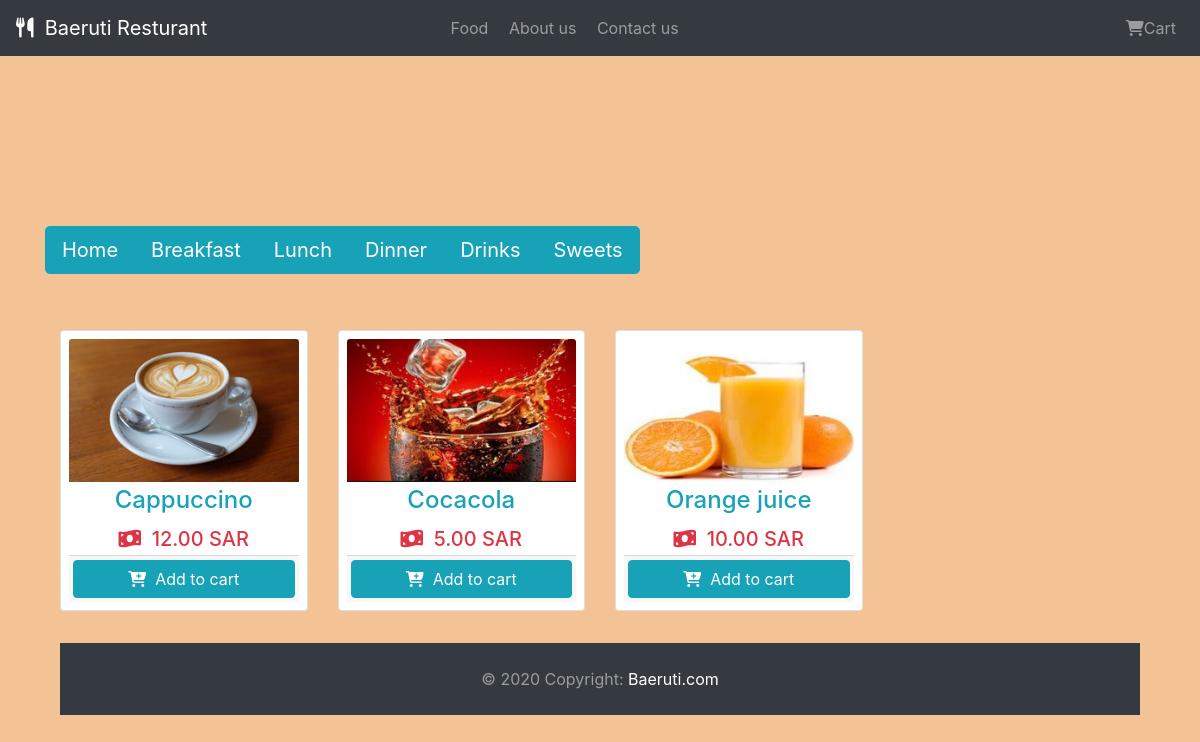
Screenshot of /Drinks.php with the database file from the repository.
### tables this page shows
CREATE TABLE `items` (
  `iid` int(11) NOT NULL,
  `iname` varchar(100) NOT NULL,
  `iimg` varchar(200) NOT NULL,
  `iprice` int(11) NOT NULL,
  `icat` int(11) NOT NULL,
  `icode` varchar(10) NOT NULL
);

### Drinks.php (the view, shortened to what this page needs)
<?php
include_once('base.php')
 ?>
<!DOCTYPE html>
<html lang="en">
<head>
</head>
<body>
  <div class="container">
  <div class="row mt-2 pb-3">
      <?php
      include 'config.php';
      $stmt = $conn->prepare("SELECT * FROM items WHERE icat=4");
      $stmt->execute();
      $result = $stmt->get_result();
      while ($row = $result->fetch_assoc()) :
      ?>
        <div class="col-lg-3 col-sm-6 col-md-4 mb-2">
          <div class="card-deck">
            <div class="card p-2 border-secodary mb-2">
              <img src="<?= $row['iimg'] ?>" class="card-img-top img-fluid">
              <div class="card-body p-1">
                <h4 class="card-title text-center text-info"><?= $row['iname'] ?><h4>
                    <h5 class="card-text text-center text-danger"><i class="fas fa-money-bill-wave"></i>&nbsp;&nbsp;<?= number_format($row['iprice'], 2) ?> SAR</h5>
              </div>
              <div class="card-footer p-1">
                <form action="" class="form-submit">
                  <button class="btn btn-info btn-block addItemBtn"><i class="fas fa-cart-plus"></i>&nbsp;&nbsp;Add to cart</button>
                </form>
              </div>
            </div>
          </div>
        </div>
      <?php endwhile; ?>
    </div>
            <footer id="sticky-footer" class="py-4 bg-dark text-white-50">
    <div class="container text-center">
    © 2020 Copyright:
  <a href="http://localhost/cs314project/">Baeruti.com</a>
    </div>
  </footer>
  </div>
</body>
</html>

### css/Aghiad.css (style rules this page uses)
.indexBody { background-color: rgb(243, 195, 150); }

### base.php (style rules this page uses)
a { color: white; }

### rows the page displays
items: iimg (picture), iname "Cappuccino", iprice "12.00"
items: iimg (picture), iname "Cocacola", iprice "5.00"
items: iimg (picture), iname "Orange juice", iprice "10.00"
